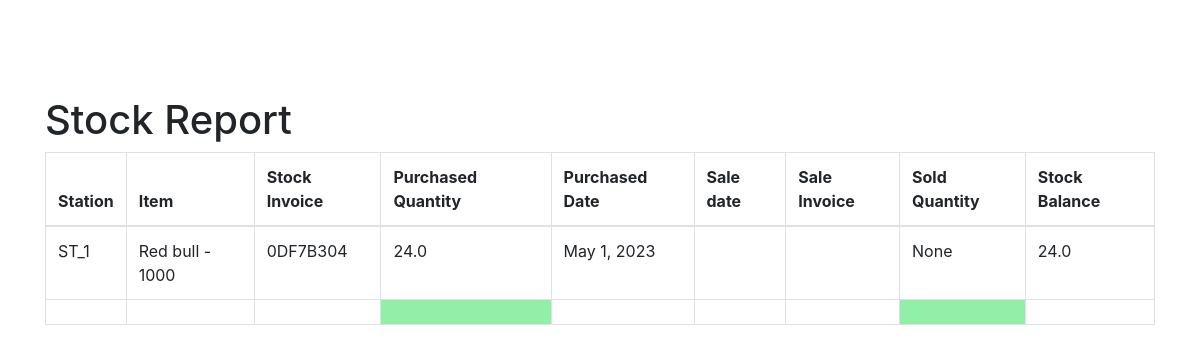
The app's page /stock-report/ (signed in), older data.
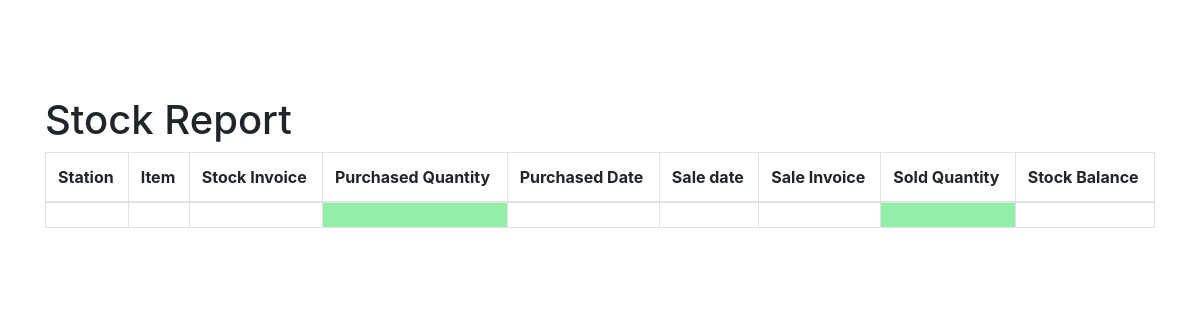
The same page, newer data.
### station/models.py (models this page shows, shortened)
class Inventory(models.Model):
    gas_station = models.ForeignKey(GasStation, on_delete=models.CASCADE)
    item = models.ForeignKey(Item, on_delete=models.CASCADE)
    stock = models.ForeignKey(Stock_Invoice, on_delete=models.CASCADE, default=0, null=True)
    sale = models.ForeignKey(S_Invoice, on_delete=models.CASCADE, default=0, null=True)
    pur_qty = models.FloatField(default=0, null=True)
    sale_qty = models.FloatField(default=0, null=True)
    total_bal_qty = models.FloatField(default=0)
    class Meta:
        verbose_name_plural = 'وردەکاری مەخزەن'

class GasStation(models.Model):
    user = models.ManyToManyField(User)
    station = models.ForeignKey(station, on_delete=models.CASCADE)
    address = models.CharField(max_length=255)
    city = models.CharField(max_length=255)
    state = models.CharField(max_length=2)
    zip_code = models.CharField(max_length=10)
    def __str__(self):
        return str(self.station)
    class Meta:
        verbose_name_plural = 'وێستگەو بەكارهێنەرەكان'

class station(models.Model):
    name = models.CharField(max_length=255)
    def __str__(self):
        return self.name
    class Meta:
        verbose_name_plural = 'وێستگەكان'

class Item(models.Model):
    name = models.CharField(max_length=255)
    price = models.PositiveIntegerField(default=1)
    production_date = models.DateField()
    expire_date = models.DateField()
    class Meta:
        verbose_name_plural = 'مواد'
    def __str__(self):
        return f"{self.name} - {self.price}"

class Stock_Invoice(models.Model):
    invoice_number = models.CharField(max_length=8, unique=True, editable=False)
    created_at = models.DateTimeField(auto_now_add=True)
    class Meta:
        verbose_name_plural = 'زیادكردن بۆ مەخزەن'

### station/views.py (the view)
# urls.py: path('stock-report/', views.stock_report, name='stock_report'),
@login_required()
def stock_report(request):
    if request.user.groups.filter(
            name__in=['Admin', 'Operation', 'Marketing', 'Finance']).exists() or request.user.is_superuser:
        st = Inventory.objects.all()
        context = {'st': st}
        return render(request, 'station/reports/stock_report.html', context)
    else:
        message = "You do not have permission to access this page."
        return render(request, 'station/reports/permission_denied.html', {'message': message})

### station/templates/station/reports/stock_report.html (shortened to what this page needs)
{% extends 'station/base.html' %}
{% block content %}
    <h1>Stock Report</h1>
    <table class="table table-bordered" id="stock">
        <thead>
        <tr>
            <th>Station</th>
            <th>Item</th>
            <th>Stock Invoice</th>
            <th>Purchased Quantity</th>
            <th>Purchased Date</th>
            <th>Sale date</th>
            <th>Sale Invoice</th>
            <th>Sold Quantity</th>
            <th>Stock Balance</th>
        </tr>
        </thead>
        <tbody>
        {% for i in st %}
            <tr>
                <td>{{ i.gas_station }}</td>
                <td>{{ i.item }}</td>
                <td>{{ i.stock.invoice_number }}</td>
                <td>{{ i.pur_qty }}</td>
                <td>{{ i.stock.created_at.date }}</td>
                <td>{{ i.sale.sale_invoice_date }}</td>
                <td>{{ i.sale.invoice_number }}</td>
                <td>{{ i.sale_qty }}</td>
                <td>{{ i.total_bal_qty }}</td>
            </tr>
        {% endfor %}
        </tbody>
        <tfoot>
        <th></th>
        <th></th>
        <th></th>
        <th style="background-color: #91efa8"></th>
        <th></th>
        <th></th>
        <th></th>
        <th style="background-color: #91efa8"></th>
        <th></th>
        </tfoot>
    </table>
{% endblock %}

Row changes from the older to the newer data that the page shows:
removed Inventory: gas_station "ST_1", item "Red bull - 1000", stock.invoice_number "0DF7B304", pur_qty "24.0", stock.created_at "May 1, 2023", sale_qty "None", total_bal_qty "24.0"
